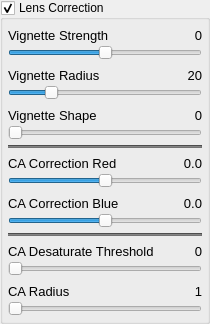
            <widget class="QGroupBox" name="groupBoxVignette">
             <property name="title">
              <string>Lens Correction</string>
             </property>
             <property name="checkable">
              <bool>true</bool>
             </property>
             <layout class="QGridLayout" name="gridLayout_46">
              <property name="leftMargin">
               <number>5</number>
              </property>
              <property name="topMargin">
               <number>5</number>
              </property>
              <property name="rightMargin">
               <number>5</number>
              </property>
              <property name="bottomMargin">
               <number>5</number>
              </property>
              <item row="0" column="0">
               <widget class="QFrame" name="frameVignette">
                <layout class="QVBoxLayout" name="verticalLayout_11">
                 <property name="spacing">
                  <number>5</number>
                 </property>
                 <property name="leftMargin">
                  <number>0</number>
                 </property>
                 <property name="topMargin">
                  <number>0</number>
                 </property>
                 <property name="rightMargin">
                  <number>0</number>
                 </property>
                 <property name="bottomMargin">
                  <number>0</number>
                 </property>
                 <item>
                  <layout class="QGridLayout" name="gridLayout_47">
                   <property name="spacing">
                    <number>0</number>
                   </property>
                   <item row="0" column="0">
                    <widget class="QLabel" name="label_VignetteStrengthText">
                     <property name="font">
                      <font>
                       <pointsize>10</pointsize>
                      </font>
                     </property>
                     <property name="text">
                      <string>Vignette Strength</string>
                     </property>
                    </widget>
                   </item>
                   <item row="0" column="1">
                    <spacer name="horizontalSpacer_39">
                     <property name="orientation">
                      <enum>Qt::Orientation::Horizontal</enum>
                     </property>
                     <property name="sizeType">
                      <enum>QSizePolicy::Policy::Maximum</enum>
                     </property>
                     <property name="sizeHint" stdset="0">
                      <size>
                       <width>40</width>
                       <height>20</height>
                      </size>
                     </property>
                    </spacer>
                   </item>
                   <item row="0" column="2">
                    <widget class="DoubleClickLabel" name="label_VignetteStrengthVal">
                     <property name="font">
                      <font>
                       <pointsize>10</pointsize>
                      </font>
                     </property>
                     <property name="contextMenuPolicy">
                      <enum>Qt::ContextMenuPolicy::CustomContextMenu</enum>
                     </property>
                     <property name="layoutDirection">
                      <enum>Qt::LayoutDirection::RightToLeft</enum>
                     </property>
                     <property name="text">
                      <string>0</string>
                     </property>
                     <property name="alignment">
                      <set>Qt::AlignmentFlag::AlignRight|Qt::AlignmentFlag::AlignTrailing|Qt::AlignmentFlag::AlignVCenter</set>
                     </property>
                    </widget>
                   </item>
                   <item row="1" column="0" colspan="3">
                    <widget class="NoScrollSlider" name="horizontalSliderVignetteStrength">
                     <property name="sizePolicy">
                      <sizepolicy hsizetype="Expanding" vsizetype="Fixed">
                       <horstretch>0</horstretch>
                       <verstretch>0</verstretch>
                      </sizepolicy>
                     </property>
                     <property name="minimumSize">
                      <size>
                       <width>0</width>
                       <height>0</height>
                      </size>
                     </property>
                     <property name="maximumSize">
                      <size>
                       <width>16777215</width>
                       <height>16777215</height>
                      </size>
                     </property>
                     <property name="minimum">
                      <number>-100</number>
                     </property>
                     <property name="maximum">
                      <number>100</number>
                     </property>
                     <property name="value">
                      <number>0</number>
                     </property>
                     <property name="orientation">
                      <enum>Qt::Orientation::Horizontal</enum>
                     </property>
                    </widget>
                   </item>
                  </layout>
                 </item>
                 <item>
                  <layout class="QGridLayout" name="gridLayout_48">
                   <property name="spacing">
                    <number>0</number>
                   </property>
                   <item row="0" column="1">
                    <spacer name="horizontalSpacer_43">
                     <property name="orientation">
                      <enum>Qt::Orientation::Horizontal</enum>
                     </property>
                     <property name="sizeType">
                      <enum>QSizePolicy::Policy::Maximum</enum>
                     </property>
                     <property name="sizeHint" stdset="0">
                      <size>
                       <width>40</width>
                       <height>20</height>
                      </size>
                     </property>
                    </spacer>
                   </item>
                   <item row="1" column="0" colspan="3">
                    <widget class="NoScrollSlider" name="horizontalSliderVignetteRadius">
                     <property name="sizePolicy">
                      <sizepolicy hsizetype="Expanding" vsizetype="Fixed">
                       <horstretch>0</horstretch>
                       <verstretch>0</verstretch>
                      </sizepolicy>
                     </property>
                     <property name="minimumSize">
                      <size>
                       <width>0</width>
                       <height>0</height>
                      </size>
                     </property>
                     <property name="maximumSize">
                      <size>
                       <width>16777215</width>
                       <height>16777215</height>
                      </size>
                     </property>
                     <property name="minimum">
                      <number>0</number>
                     </property>
                     <property name="maximum">
                      <number>100</number>
                     </property>
                     <property name="value">
                      <number>20</number>
                     </property>
                     <property name="orientation">
                      <enum>Qt::Orientation::Horizontal</enum>
                     </property>
                    </widget>
                   </item>
                   <item row="0" column="2">
                    <widget class="DoubleClickLabel" name="label_VignetteRadiusVal">
                     <property name="font">
                      <font>
                       <pointsize>10</pointsize>
                      </font>
                     </property>
                     <property name="contextMenuPolicy">
                      <enum>Qt::ContextMenuPolicy::CustomContextMenu</enum>
                     </property>
                     <property name="layoutDirection">
                      <enum>Qt::LayoutDirection::RightToLeft</enum>
                     </property>
                     <property name="text">
                      <string>20</string>
                     </property>
                     <property name="alignment">
                      <set>Qt::AlignmentFlag::AlignRight|Qt::AlignmentFlag::AlignTrailing|Qt::AlignmentFlag::AlignVCenter</set>
                     </property>
                    </widget>
                   </item>
                   <item row="0" column="0">
                    <widget class="QLabel" name="label_VignetteRadiusText">
                     <property name="font">
                      <font>
                       <pointsize>10</pointsize>
                      </font>
                     </property>
                     <property name="text">
                      <string>Vignette Radius</string>
                     </property>
                    </widget>
                   </item>
                  </layout>
                 </item>
                 <item>
                  <layout class="QGridLayout" name="gridLayout_60">
                   <property name="spacing">
                    <number>0</number>
                   </property>
                   <item row="0" column="1">
                    <spacer name="horizontalSpacer_56">
                     <property name="orientation">
                      <enum>Qt::Orientation::Horizontal</enum>
                     </property>
                     <property name="sizeType">
                      <enum>QSizePolicy::Policy::Maximum</enum>
                     </property>
                     <property name="sizeHint" stdset="0">
                      <size>
                       <width>40</width>
                       <height>20</height>
                      </size>
                     </property>
                    </spacer>
                   </item>
                   <item row="1" column="0" colspan="3">
                    <widget class="NoScrollSlider" name="horizontalSliderVignetteShape">
                     <property name="sizePolicy">
                      <sizepolicy hsizetype="Expanding" vsizetype="Fixed">
                       <horstretch>0</horstretch>
                       <verstretch>0</verstretch>
                      </sizepolicy>
                     </property>
                     <property name="minimumSize">
                      <size>
                       <width>0</width>
                       <height>0</height>
                      </size>
                     </property>
                     <property name="maximumSize">
                      <size>
                       <width>16777215</width>
                       <height>16777215</height>
                      </size>
                     </property>
                     <property name="minimum">
                      <number>0</number>
                     </property>
                     <property name="maximum">
                      <number>100</number>
                     </property>
                     <property name="value">
                      <number>0</number>
                     </property>
                     <property name="orientation">
                      <enum>Qt::Orientation::Horizontal</enum>
                     </property>
                    </widget>
                   </item>
                   <item row="0" column="2">
                    <widget class="DoubleClickLabel" name="label_VignetteShapeVal">
                     <property name="font">
                      <font>
                       <pointsize>10</pointsize>
                      </font>
                     </property>
                     <property name="contextMenuPolicy">
                      <enum>Qt::ContextMenuPolicy::CustomContextMenu</enum>
                     </property>
                     <property name="layoutDirection">
                      <enum>Qt::LayoutDirection::RightToLeft</enum>
                     </property>
                     <property name="text">
                      <string>0</string>
                     </property>
                     <property name="alignment">
                      <set>Qt::AlignmentFlag::AlignRight|Qt::AlignmentFlag::AlignTrailing|Qt::AlignmentFlag::AlignVCenter</set>
                     </property>
                    </widget>
                   </item>
                   <item row="0" column="0">
                    <widget class="QLabel" name="label_VignetteShapeText">
                     <property name="font">
                      <font>
                       <pointsize>10</pointsize>
                      </font>
                     </property>
                     <property name="text">
                      <string>Vignette Shape</string>
                     </property>
                    </widget>
                   </item>
                  </layout>
                 </item>
                 <item>
                  <widget class="Line" name="line_26">
                   <property name="styleSheet">
                    <string notr="true">background-color: rgb(115, 115, 115);</string>
                   </property>
                   <property name="orientation">
                    <enum>Qt::Orientation::Horizontal</enum>
                   </property>
                  </widget>
                 </item>
                 <item>
                  <layout class="QGridLayout" name="gridLayout_59">
                   <property name="spacing">
                    <number>0</number>
                   </property>
                   <item row="0" column="1">
                    <spacer name="horizontalSpacer_55">
                     <property name="orientation">
                      <enum>Qt::Orientation::Horizontal</enum>
                     </property>
                     <property name="sizeType">
                      <enum>QSizePolicy::Policy::Maximum</enum>
                     </property>
                     <property name="sizeHint" stdset="0">
                      <size>
                       <width>40</width>
                       <height>20</height>
                      </size>
                     </property>
                    </spacer>
                   </item>
                   <item row="0" column="2">
                    <widget class="DoubleClickLabel" name="label_CaRedVal">
                     <property name="font">
                      <font>
                       <pointsize>10</pointsize>
                      </font>
                     </property>
                     <property name="contextMenuPolicy">
                      <enum>Qt::ContextMenuPolicy::CustomContextMenu</enum>
                     </property>
                     <property name="layoutDirection">
                      <enum>Qt::LayoutDirection::RightToLeft</enum>
                     </property>
                     <property name="text">
                      <string>0.0</string>
                     </property>
                     <property name="alignment">
                      <set>Qt::AlignmentFlag::AlignRight|Qt::AlignmentFlag::AlignTrailing|Qt::AlignmentFlag::AlignVCenter</set>
                     </property>
                    </widget>
                   </item>
                   <item row="1" column="0" colspan="3">
                    <widget class="NoScrollSlider" name="horizontalSliderCaRed">
                     <property name="sizePolicy">
                      <sizepolicy hsizetype="Expanding" vsizetype="Fixed">
                       <horstretch>0</horstretch>
                       <verstretch>0</verstretch>
                      </sizepolicy>
                     </property>
                     <property name="minimumSize">
                      <size>
                       <width>0</width>
                       <height>0</height>
                      </size>
                     </property>
                     <property name="maximumSize">
                      <size>
                       <width>16777215</width>
                       <height>16777215</height>
                      </size>
                     </property>
                     <property name="minimum">
                      <number>-50</number>
                     </property>
                     <property name="maximum">
                      <number>50</number>
                     </property>
                     <property name="value">
                      <number>0</number>
                     </property>
                     <property name="orientation">
                      <enum>Qt::Orientation::Horizontal</enum>
                     </property>
                    </widget>
                   </item>
                   <item row="0" column="0">
                    <widget class="QLabel" name="label_CaRedText">
                     <property name="font">
                      <font>
                       <pointsize>10</pointsize>
                      </font>
                     </property>
                     <property name="text">
                      <string>CA Correction Red</string>
                     </property>
                    </widget>
                   </item>
                  </layout>
                 </item>
                 <item>
                  <layout class="QGridLayout" name="gridLayout_58">
                   <property name="spacing">
                    <number>0</number>
                   </property>
                   <item row="0" column="0">
                    <widget class="QLabel" name="label_CaBlueText">
                     <property name="font">
                      <font>
                       <pointsize>10</pointsize>
                      </font>
                     </property>
                     <property name="text">
                      <string>CA Correction Blue</string>
                     </property>
                    </widget>
                   </item>
                   <item row="0" column="1">
                    <spacer name="horizontalSpacer_54">
                     <property name="orientation">
                      <enum>Qt::Orientation::Horizontal</enum>
                     </property>
                     <property name="sizeType">
                      <enum>QSizePolicy::Policy::Maximum</enum>
                     </property>
                     <property name="sizeHint" stdset="0">
                      <size>
                       <width>40</width>
                       <height>20</height>
                      </size>
                     </property>
                    </spacer>
                   </item>
                   <item row="0" column="2">
                    <widget class="DoubleClickLabel" name="label_CaBlueVal">
                     <property name="font">
                      <font>
                       <pointsize>10</pointsize>
                      </font>
                     </property>
                     <property name="contextMenuPolicy">
                      <enum>Qt::ContextMenuPolicy::CustomContextMenu</enum>
                     </property>
                     <property name="layoutDirection">
                      <enum>Qt::LayoutDirection::RightToLeft</enum>
                     </property>
                     <property name="text">
                      <string>0.0</string>
                     </property>
                     <property name="alignment">
                      <set>Qt::AlignmentFlag::AlignRight|Qt::AlignmentFlag::AlignTrailing|Qt::AlignmentFlag::AlignVCenter</set>
                     </property>
                    </widget>
                   </item>
                   <item row="1" column="0" colspan="3">
                    <widget class="NoScrollSlider" name="horizontalSliderCaBlue">
                     <property name="sizePolicy">
                      <sizepolicy hsizetype="Expanding" vsizetype="Fixed">
                       <horstretch>0</horstretch>
                       <verstretch>0</verstretch>
                      </sizepolicy>
                     </property>
                     <property name="minimumSize">
                      <size>
                       <width>0</width>
                       <height>0</height>
                      </size>
                     </property>
                     <property name="maximumSize">
                      <size>
                       <width>16777215</width>
                       <height>16777215</height>
                      </size>
                     </property>
                     <property name="minimum">
                      <number>-50</number>
                     </property>
                     <property name="maximum">
                      <number>50</number>
                     </property>
                     <property name="value">
                      <number>0</number>
                     </property>
                     <property name="orientation">
                      <enum>Qt::Orientation::Horizontal</enum>
                     </property>
                    </widget>
                   </item>
                  </layout>
                 </item>
                 <item>
                  <widget class="Line" name="line_29">
                   <property name="styleSheet">
                    <string notr="true">background-color: rgb(115, 115, 115);</string>
                   </property>
                   <property name="orientation">
                    <enum>Qt::Orientation::Horizontal</enum>
                   </property>
                  </widget>
                 </item>
                 <item>
                  <layout class="QGridLayout" name="gridLayout_65">
                   <property name="spacing">
                    <number>0</number>
                   </property>
                   <item row="0" column="0">
                    <widget class="QLabel" name="label_CaDesaturateText">
                     <property name="font">
                      <font>
                       <pointsize>10</pointsize>
                      </font>
                     </property>
                     <property name="text">
                      <string>CA Desaturate Threshold</string>
                     </property>
                    </widget>
                   </item>
                   <item row="0" column="1">
                    <spacer name="horizontalSpacer_60">
                     <property name="orientation">
                      <enum>Qt::Orientation::Horizontal</enum>
                     </property>
                     <property name="sizeType">
                      <enum>QSizePolicy::Policy::Maximum</enum>
                     </property>
                     <property name="sizeHint" stdset="0">
                      <size>
                       <width>40</width>
                       <height>20</height>
                      </size>
                     </property>
                    </spacer>
                   </item>
                   <item row="0" column="2">
                    <widget class="DoubleClickLabel" name="label_CaDesaturateVal">
                     <property name="font">
                      <font>
                       <pointsize>10</pointsize>
                      </font>
                     </property>
                     <property name="contextMenuPolicy">
                      <enum>Qt::ContextMenuPolicy::CustomContextMenu</enum>
                     </property>
                     <property name="layoutDirection">
                      <enum>Qt::LayoutDirection::RightToLeft</enum>
                     </property>
                     <property name="text">
                      <string>0</string>
                     </property>
                     <property name="alignment">
                      <set>Qt::AlignmentFlag::AlignRight|Qt::AlignmentFlag::AlignTrailing|Qt::AlignmentFlag::AlignVCenter</set>
                     </property>
                    </widget>
                   </item>
                   <item row="1" column="0" colspan="3">
                    <widget class="NoScrollSlider" name="horizontalSliderCaDesaturate">
                     <property name="sizePolicy">
                      <sizepolicy hsizetype="Expanding" vsizetype="Fixed">
                       <horstretch>0</horstretch>
                       <verstretch>0</verstretch>
                      </sizepolicy>
                     </property>
                     <property name="minimumSize">
                      <size>
                       <width>0</width>
                       <height>0</height>
                      </size>
                     </property>
                     <property name="maximumSize">
                      <size>
                       <width>16777215</width>
                       <height>16777215</height>
                      </size>
                     </property>
                     <property name="minimum">
                      <number>0</number>
                     </property>
                     <property name="maximum">
                      <number>100</number>
                     </property>
                     <property name="value">
                      <number>0</number>
                     </property>
                     <property name="orientation">
                      <enum>Qt::Orientation::Horizontal</enum>
                     </property>
                    </widget>
                   </item>
                  </layout>
                 </item>
                 <item>
                  <layout class="QGridLayout" name="gridLayout_66">
                   <property name="spacing">
                    <number>0</number>
                   </property>
                   <item row="0" column="0">
                    <widget class="QLabel" name="label_CaRadiusText">
                     <property name="font">
                      <font>
                       <pointsize>10</pointsize>
                      </font>
                     </property>
                     <property name="text">
                      <string>CA Radius</string>
                     </property>
                    </widget>
                   </item>
                   <item row="0" column="1">
                    <spacer name="horizontalSpacer_61">
                     <property name="orientation">
                      <enum>Qt::Orientation::Horizontal</enum>
                     </property>
                     <property name="sizeType">
                      <enum>QSizePolicy::Policy::Maximum</enum>
                     </property>
                     <property name="sizeHint" stdset="0">
                      <size>
                       <width>40</width>
                       <height>20</height>
                      </size>
                     </property>
                    </spacer>
                   </item>
                   <item row="0" column="2">
                    <widget class="DoubleClickLabel" name="label_CaRadiusVal">
                     <property name="font">
                      <font>
                       <pointsize>10</pointsize>
                      </font>
                     </property>
                     <property name="contextMenuPolicy">
                      <enum>Qt::ContextMenuPolicy::CustomContextMenu</enum>
                     </property>
                     <property name="layoutDirection">
                      <enum>Qt::LayoutDirection::RightToLeft</enum>
                     </property>
                     <property name="text">
                      <string>1</string>
                     </property>
                     <property name="alignment">
                      <set>Qt::AlignmentFlag::AlignRight|Qt::AlignmentFlag::AlignTrailing|Qt::AlignmentFlag::AlignVCenter</set>
                     </property>
                    </widget>
                   </item>
                   <item row="1" column="0" colspan="3">
                    <widget class="NoScrollSlider" name="horizontalSliderCaRadius">
                     <property name="sizePolicy">
                      <sizepolicy hsizetype="Expanding" vsizetype="Fixed">
                       <horstretch>0</horstretch>
                       <verstretch>0</verstretch>
                      </sizepolicy>
                     </property>
                     <property name="minimumSize">
                      <size>
                       <width>0</width>
                       <height>0</height>
                      </size>
                     </property>
                     <property name="maximumSize">
                      <size>
                       <width>16777215</width>
                       <height>16777215</height>
                      </size>
                     </property>
                     <property name="minimum">
                      <number>1</number>
                     </property>
                     <property name="maximum">
                      <number>20</number>
                     </property>
                     <property name="value">
                      <number>1</number>
                     </property>
                     <property name="orientation">
                      <enum>Qt::Orientation::Horizontal</enum>
                     </property>
                    </widget>
                   </item>
                  </layout>
                 </item>
                </layout>
               </widget>
              </item>
             </layout>
            </widget>
